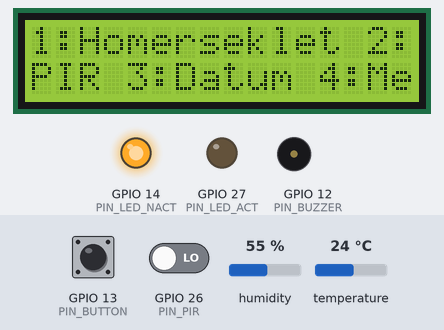
Recording of a sketch running on a simulated ESP32. On the bench: 16×2 character LCD, output pins drawn as LEDs (lit = HIGH), buzzer (waves = sounding, pin HIGH). The inputs (shaded band) are chosen by the test bench; at power-on: GPIO 13 (PIN_BUTTON) HIGH, GPIO 26 (PIN_PIR) LOW, humidity 55 %, temperature 24 °C. WiFi joins after 1.5 s; servers stay silent unless stated; the local clock reads 2024-03-15 10:24:30 at power-on unless the sketch sets it; what the sketch prints to the serial monitor is not drawn.

Above: at 4.4 s.
4.5 s: GPIO 13 (PIN_BUTTON) pulled LOW for 0.15 s
At 5.5 s:
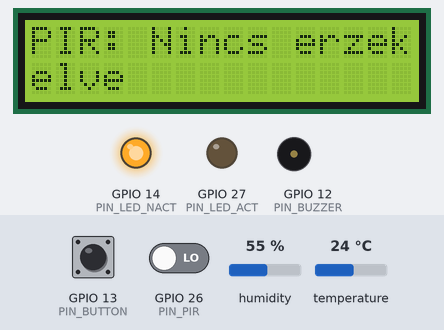
6.1 s: GPIO 26 (PIN_PIR) driven HIGH
At 7.3 s:
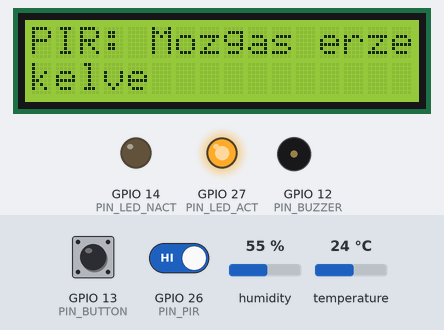
7.6 s: GPIO 13 (PIN_BUTTON) pulled LOW for 1 s
At 9.1 s:
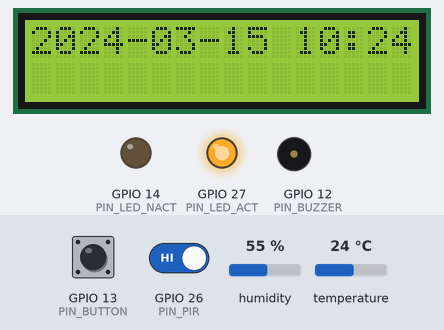
10.1 s: GPIO 13 (PIN_BUTTON) pulled LOW for 0.15 s
At 10.9 s:
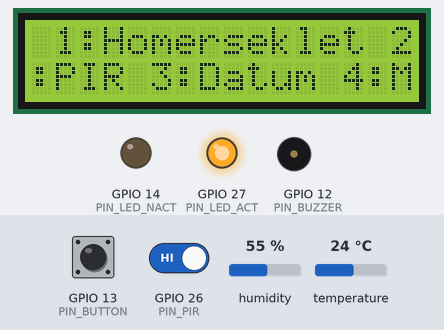
14.2 s: GPIO 13 (PIN_BUTTON) pulled LOW for 3.2 s
At 15.3 s:
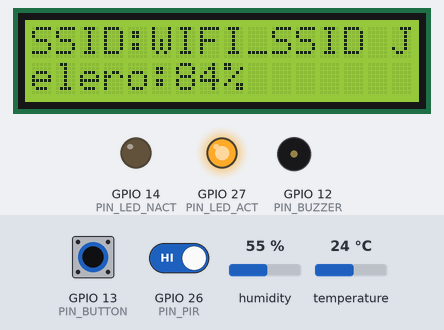
18.9 s: GPIO 13 (PIN_BUTTON) pulled LOW for 0.15 s
At 20.1 s:
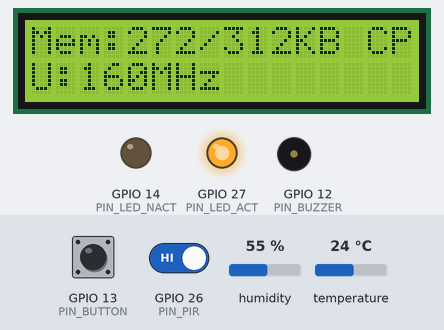
Timing chart, 0 to 21.5 s (numbered marks = the images above; inputs shaded):
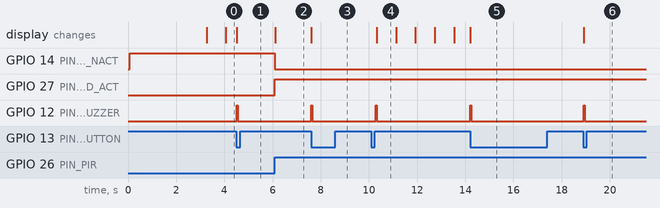

Measured:
- after the input at 4.5 s, GPIO 12 (PIN_BUZZER): LOW → HIGH at once, → LOW 0.05 s later; the display: changes at once (image 1)
- after the input at 6.1 s, GPIO 14 (PIN_LED_NACT): HIGH → LOW at once; GPIO 27 (PIN_LED_ACT): LOW → HIGH at once; the display: changes at once (image 2)
- after the input at 7.6 s, GPIO 12 (PIN_BUZZER): LOW → HIGH at once, → LOW 0.05 s later; the display: changes at once (image 3)
- after the input at 10.1 s, GPIO 12 (PIN_BUZZER): LOW → HIGH after 0.18 s, → LOW 0.05 s later; the display: changes after 0.23 s (image 4)
- after the input at 14.2 s, GPIO 12 (PIN_BUZZER): LOW → HIGH at once, → LOW 0.05 s later; the display: changes at once (image 5)
- after the input at 18.9 s, GPIO 12 (PIN_BUZZER): LOW → HIGH at once, → LOW 0.05 s later; the display: changes at once (image 6)
- what the display in image 4 shows lasts 0.8 s, from 10.3 s to 11.1 s

The sketch:

teszt_kod.ino
```cpp
#include <Arduino.h>
#include "DHT.h"
#include <IRremote.hpp>
#include <LiquidCrystal.h>
#include <WiFi.h>
#include "time.h"

#define DHTPIN 4 //Hoszenzor a 4-es PIN-re illesztve.
#define DHTTYPE DHT11 //Olcso DHT11-es típus.
DHT dht(DHTPIN, DHTTYPE);
const unsigned long DHT_INTERVAL = 2000; //2000msecenkent tortenik a lekerdezes
unsigned long lastDhtMs = 0; //timer, utolso Dht lekerdezes ota eltelt ido
float lastH = NAN, lastT = NAN, lastHI = NAN; //Elokeszitjuk a valtozokat. Utolso Humidity, Temperature, HeatIndex (Para,Ho,Hoerzet)
#define PIN_BUTTON 13 //Gomb pin
unsigned long lastButtonMs = 0;
bool lastButtonState = HIGH;
#define IR_RECEIVER_PIN 34 //Taviranyito IR vevoje a 34-es PINre teve
#define DEBOUNCE_TIME 400 //400msec debounce timer
uint64_t lastCode = 0; //utolso osszeszedett hex kod IR felol
unsigned long lastIrMs = 0; //utolso IR vetel ido Msec
const int PIN_PIR = 26, PIN_LED_ACT = 27, PIN_LED_NACT = 14; //PIR szenzor a Pin 26-ra kotve, Activity (mozgas erzekelve) led a 27-es pinre, 14es pinre pedig ha nincs mozgas.
bool pirActive = false, pirPrev = LOW; //allapotvaltozok, alap setupkent nincs mozgas ugy veszem, tehat az elozo pir is low allapotba lesz, ne egjen a mozgas ledje.
#define PIN_BUZZER 12 //BUZZER PIN12-RE KÖLTÖZVE!

//RS, EN, D4, D5, D6, D7
LiquidCrystal lcd(22, 21, 5, 18, 23, 19); //16X2 LCD  PIN parameterek, letrehozzuk az objektumot.

const char* WIFI_SSID = "WIFI_SSID"; //WIFI SSID
const char* WIFI_PASS = "WIFI_JELSZO"; //WIFI JELSZO
const char* TZ_EU_BUD = "CET-1CEST,M3.5.0/2,M10.5.0/3"; //NTP timezone POSIX idozona, Budapest UTC+1 es a nyari/teli idoszamitas parameterei.
const char* NTP1 = "pool.ntp.org"; //elso NTp szerver
const char* NTP2 = "time.nist.gov"; //backup NTP szerver

bool showPIRactive = false, debugMode = false, scrollingActive = false; //ujabb allapotvaltozok
int currentMenu = 1; //Default menunk az 1-es.
unsigned long lastScrollMs = 0; //Utolso scroll ota eltelt ido.
String scrollTextBuffer = ""; //Alapertelmezeskent az LCD scrolltextbufferje legyen ures.
int scrollOffset = 0; //Tehat az offset is 0 legyen, gorgetes/eltolas aktualis pozicioja.

void lcdPrint(String line1, String line2) {
  String fullText = line1 + " " + line2;
  scrollTextTwoLines(fullText);
  Serial.println("--- " + line1 + " | " + line2 + " ---");
}

void scrollTextTwoLines(String fullText) {
  const int width = 16;
  if (fullText.length() <= 32) {
    String padded = fullText;
    while (padded.length() < 32) padded += " ";
    lcd.clear();
    lcd.setCursor(0, 0); lcd.print(padded.substring(0, 16));
    lcd.setCursor(0, 1); lcd.print(padded.substring(16));
    return;
  }
  scrollingActive = true;
  scrollTextBuffer = fullText;
  scrollOffset = 0;
}

void handleScroll() {
  if (!scrollingActive) return;
  unsigned long now = millis();
  if (now - lastScrollMs < 800) return;
  lastScrollMs = now;

  const int width = 16;
  String line1 = "", line2 = "";

  for (int i = 0; i < width; i++) {
    line1 += scrollTextBuffer[(scrollOffset + i) % scrollTextBuffer.length()];
    line2 += scrollTextBuffer[(scrollOffset + width + i) % scrollTextBuffer.length()];
  }
  lcd.setCursor(0, 0); lcd.print(line1);
  lcd.setCursor(0, 1); lcd.print(line2);
  scrollOffset = (scrollOffset + 1) % scrollTextBuffer.length();
}

void beepBuzzer() {
  digitalWrite(PIN_BUZZER, HIGH);
  delay(50);
  digitalWrite(PIN_BUZZER, LOW);
}

void showHumTemp() {
  if (isnan(lastH) || isnan(lastT) || isnan(lastHI)) {
    lcdPrint("Nincs adat", "DHT ujraproba");
    return;
  }
  char l1[17], l2[17];
  snprintf(l1, sizeof(l1), "Para:%2.0f%% Ho:%4.1fC", lastH, lastT);
  snprintf(l2, sizeof(l2), "Hoerzet:%4.1fC", lastHI);
  lcdPrint(l1, l2);
}

void showPIR() {
  lcdPrint("PIR: " + String(pirActive ? "Mozgas" : "Nincs"), pirActive ? "erzekelve" : "erzekelve");
}

void showDateTime() {
  struct tm ti;
  if (getLocalTime(&ti)) {
    char l1[17], l2[17];
    strftime(l1, sizeof(l1), "%Y-%m-%d", &ti);
    strftime(l2, sizeof(l2), "%H:%M", &ti);
    lcdPrint(l1, l2);
  } else {
    lcdPrint("Nincs ido", "Ellenorizd WIFI");
  }
}

void showMenu() {
  String menuText = " 1:Homerseklet 2:PIR 3:Datum 4:Menu 5:WiFi 6:Sys";
  scrollTextTwoLines(menuText);
  Serial.println("--------------------");
  Serial.println("FUNKCIOK LISTAJA (4)");
  Serial.println("--------------------");
  Serial.println("  1: Ho   (Homerseklet)");
  Serial.println("  2: PIR  (Mozgas erzekelo)");
  Serial.println("  3: Datum/Ido (NTP)");
  Serial.println("  4: Funkciok listaja");
  Serial.println("  5: WiFi SSID + Jelero");
  Serial.println("  6: Rendszer info");
  Serial.println("--------------------");
}

void showSystemInfo() {
  uint32_t usedHeap = (ESP.getHeapSize() - ESP.getFreeHeap()) / 1024;
  uint32_t totalHeap = ESP.getHeapSize() / 1024;
  uint32_t cpuFreq = ESP.getCpuFreqMHz();
  String sysText = "Mem:" + String(usedHeap) + "/" + String(totalHeap) + "KB CPU:" + String(cpuFreq) + "MHz";
  scrollTextTwoLines(sysText);
  Serial.printf("Mem:%lu/%luKB CPU:%luMHz\n", usedHeap, totalHeap, cpuFreq);
}

void showWiFiInfo() {
  String ssid = WiFi.SSID();
  int quality = map(WiFi.RSSI(), -100, -50, 0, 100);
  quality = constrain(quality, 0, 100);
  String wifiText = "SSID:" + ssid + " Jelero:" + String(quality) + "%";
  scrollTextTwoLines(wifiText);
  Serial.println("WiFi: " + ssid + " (" + String(quality) + "%)");
}

void showDebugCode(uint64_t code) {
  char buf[17];
  snprintf(buf, sizeof(buf), "%08X", (unsigned long)(code & 0xFFFFFFFF));
  lcdPrint("IR kod (HEX):", buf);
  Serial.println("IR: 0x" + String(buf, HEX));
}

void handleDHT() {
  unsigned long now = millis();
  if (now - lastDhtMs < DHT_INTERVAL) return;
  lastDhtMs = now;
  float h = dht.readHumidity();
  float t = dht.readTemperature();
  if (!isnan(h) && !isnan(t)) {
    lastH = h; lastT = t;
    lastHI = dht.computeHeatIndex(t, h, false);
  }
}

void handlePIR() {
  int cur = digitalRead(PIN_PIR);
  if (cur == HIGH) {
    digitalWrite(PIN_LED_ACT, HIGH);
    digitalWrite(PIN_LED_NACT, LOW);
    pirActive = true;
  } else {
    digitalWrite(PIN_LED_ACT, LOW);
    digitalWrite(PIN_LED_NACT, HIGH);
    pirActive = false;
  }
  if (showPIRactive && cur != pirPrev) showPIR();
  pirPrev = cur;
}

void handleButton() {
  bool buttonState = digitalRead(PIN_BUTTON);

  // Csak esést figyelünk (nyomás), pullup miatt LOW lesz nyomáskor
  if (buttonState == LOW && lastButtonState == HIGH) {
    unsigned long now = millis();
    if (now - lastButtonMs > DEBOUNCE_TIME) { // 400ms debounce
      lastButtonMs = now;
      scrollingActive = false;
      currentMenu = (currentMenu % 6) + 1;
      showMenuFunction(currentMenu);
      beepBuzzer();

      Serial.println("GOMB: FEL funkció aktiválva -> Menü " + String(currentMenu));
    }
  }
  lastButtonState = buttonState;
}

void handleIR() {
  if (!IrReceiver.decode()) return;
  uint64_t code = IrReceiver.decodedIRData.decodedRawData;
  unsigned long now = millis();
  if (IrReceiver.decodedIRData.flags & IRDATA_FLAGS_IS_REPEAT ||
      code == 0xFFFFFFFFULL || code == 0x0ULL) {
    IrReceiver.resume(); return;
  }

  if (code != lastCode || (now - lastIrMs) > DEBOUNCE_TIME) {
    lastCode = code; lastIrMs = now;
    scrollingActive = false;

    if (code == 0xBD42FF00ULL) { // *
      debugMode = !debugMode;
      lcdPrint("DEBUG MOD:", debugMode ? "AKTIV" : "KI");
      Serial.println("DEBUG: " + String(debugMode ? "ON" : "OFF"));
    }
    else if (debugMode) showDebugCode(code);
    else if (code == 0xE916FF00ULL) { currentMenu = 1; showHumTemp(); beepBuzzer();  }
    else if (code == 0xE619FF00ULL) { currentMenu = 2; showPIRactive = true; showPIR(); beepBuzzer(); }
    else if (code == 0xF20DFF00ULL) { currentMenu = 3; showDateTime(); beepBuzzer(); }
    else if (code == 0xF30CFF00ULL) { currentMenu = 4; showMenu(); beepBuzzer(); }
    else if (code == 0xE718FF00ULL) { currentMenu = 5; showWiFiInfo(); beepBuzzer(); }
    else if (code == 0xA15EFF00ULL) { currentMenu = 6; showSystemInfo(); beepBuzzer(); }
    else if (code == 0xB946FF00ULL) { // Fel - INDEPENDENS A PIR-TÓL!
      currentMenu = (currentMenu % 6) + 1;
      showMenuFunction(currentMenu);
      beepBuzzer();
    }
    else if (code == 0xEA15FF00ULL) { // Le - INDEPENDENS A PIR-TÓL!
      currentMenu = currentMenu == 1 ? 6 : currentMenu - 1;
      showMenuFunction(currentMenu);
      beepBuzzer();
    }
  }
  IrReceiver.resume();
}

void connectWiFiAndTime() {
  WiFi.mode(WIFI_STA);
  WiFi.begin(WIFI_SSID, WIFI_PASS);
  unsigned long start = millis();
  Serial.print("WiFi...");
  int attempts = 0;
  while (WiFi.status() != WL_CONNECTED && millis() - start < 15000) {
    delay(1000);
    attempts++;
    Serial.print(" (" + String(attempts) + "/15)");
  }

  if (WiFi.status() == WL_CONNECTED) {
    Serial.println(" OK");
    configTzTime(TZ_EU_BUD, NTP1, NTP2);
    delay(1000);
  } else {
    Serial.println(" SIKERTELEN");
    WiFi.disconnect();
  }
}

void showMenuFunction(int menu) {
  showPIRactive = false;
  switch (menu) {
    case 1: showHumTemp(); break;
    case 2: showPIRactive = true; showPIR(); break;
    case 3: showDateTime(); break;
    case 4: showMenu(); break;
    case 5: showWiFiInfo(); break;
    case 6: showSystemInfo(); break;
  }
}

void setup() {
  Serial.begin(9600);
  lcd.begin(16, 2);
  lcdPrint("Inicializalas", "");
  dht.begin();
  IrReceiver.begin(IR_RECEIVER_PIN, ENABLE_LED_FEEDBACK);
  pinMode(PIN_PIR, INPUT);
  pinMode(PIN_BUTTON, INPUT_PULLUP);
  pinMode(PIN_LED_ACT, OUTPUT); pinMode(PIN_LED_NACT, OUTPUT);
  pinMode(PIN_BUZZER, OUTPUT);
  digitalWrite(PIN_LED_ACT, LOW); digitalWrite(PIN_LED_NACT, HIGH);
  digitalWrite(PIN_BUZZER, LOW);
  connectWiFiAndTime();
  showMenu();
}

void loop() {
  handleIR();
  handleScroll();
  handleDHT();
  handlePIR();
  handleButton();
}
```
